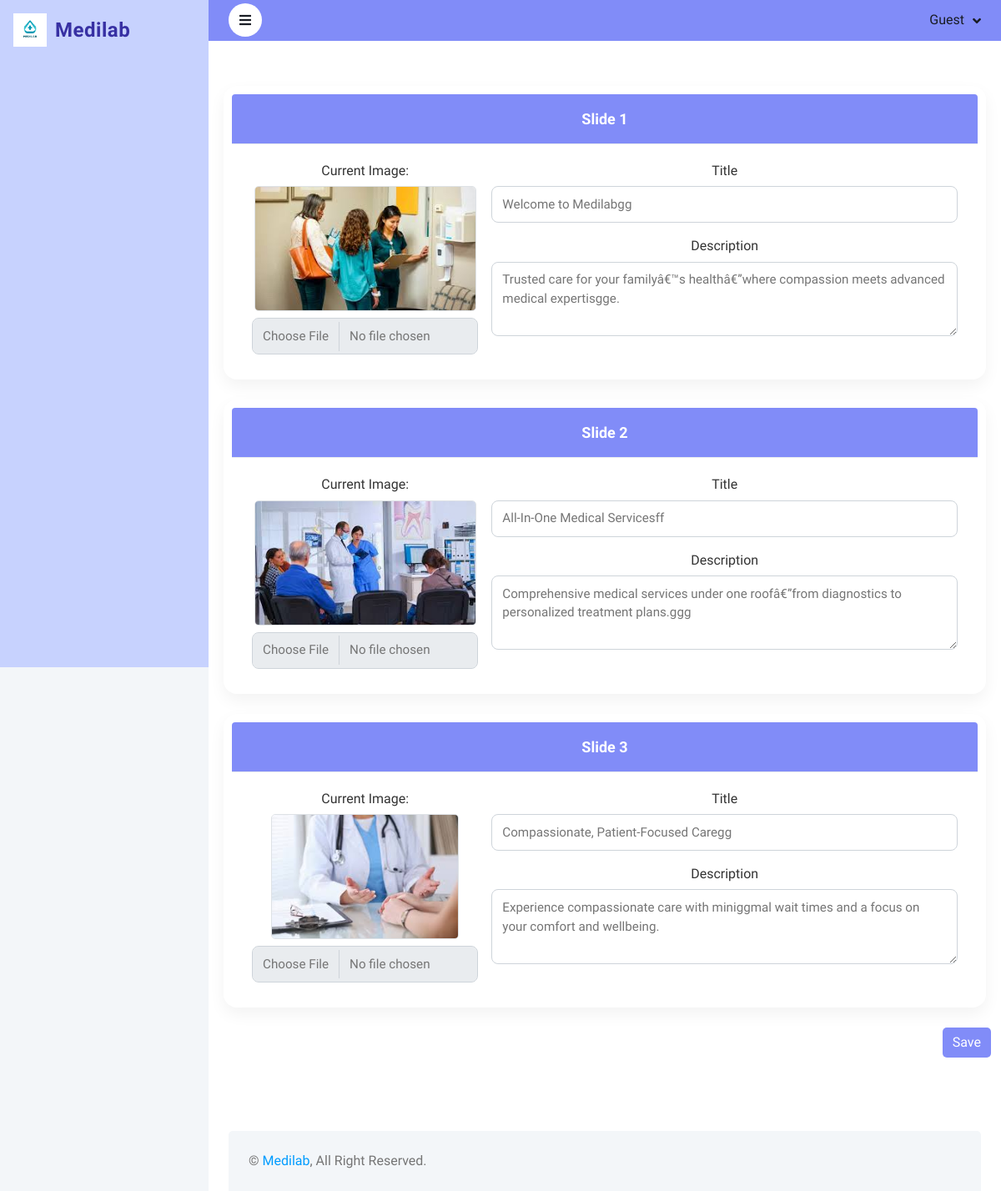
Screenshot of /editcarousel.php with the database file from the repository.
### tables this page shows
CREATE TABLE IF NOT EXISTS `carousel` (
  `id` int(11) NOT NULL AUTO_INCREMENT,
  `image` varchar(255) DEFAULT NULL,
  `title` varchar(255) DEFAULT NULL,
  `description` text,
  PRIMARY KEY (`id`)
);

### editcarousel.php (the view, shortened to what this page needs)
<?php
include 'dp.php';
$result = $conn->query("SELECT * FROM carousel ORDER BY id ASC");
$carousel = [];
if ($result) {
    while ($row = $result->fetch_assoc()) {
        $carousel[] = $row;
    }
}
?>
<?php require('common/head.php') ?>
<body class="bg-light">
<?php require('common/sidebar.php') ?>
<div class="content">
<?php require('common/navbar.php') ?>
<div class="container py-5">
    <form method="POST" enctype="multipart/form-data">
        <?php foreach ($carousel as $index => $item): ?>
            <div class="card mb-4">
                <div class="card-header bg-indigo-400">
                    Slide <?= $index + 1 ?>
                </div>
                <div class="card-body row g-3">
                    <div class="col-md-4 carousel-preview">
                        <label class="form-label">Current Image:</label>
                        <?php if ($item['image']): ?>
                            <img src="uploads/aboutus/<?= htmlspecialchars($item['image']) ?>" class="img-fluid rounded border" alt="Slide Image">
                        <?php else: ?>
                            <div class="border rounded d-flex align-items-center justify-content-center text-muted" style="height:150px;">
                                No image uploaded
                            </div>
                        <?php endif; ?>
                        <input type="file" class="form-control mt-2" name="image[]">
                    </div>
                    <div class="col-md-8">
                        <div class="mb-3">
                            <label class="form-label">Title</label>
                            <input type="text" class="form-control" name="title[]" value="<?= htmlspecialchars($item['title']) ?>">
                        </div>
                        <div class="mb-3">
                            <label class="form-label">Description</label>
                            <textarea class="form-control" name="description[]" rows="3"><?= htmlspecialchars($item['description']) ?></textarea>
                        </div>
                    </div>
                </div>
            </div>
        <?php endforeach; ?>
        <div class="text-end">
        <button type="submit" class="btn btn-indigo-400">Save</button>
    </div>
    </form>
</div>
<?php require('common/footer.php') ?>
</div>
</body>
</html>

### css/style.css (style rules this page uses)
:root { --primary: #009CFF; --light: #F3F6F9; --dark: #191C24; }
.btn { transition: .5s; }
.content { margin-left: 250px; min-height: 100vh; background: #FFFFFF; transition: 0.5s; }
@media (min-width: 992px) { .content { width: calc(100% - 250px); } }

### css/style1.css (style rules this page uses)
* { box-sizing: border-box; }
body { font-family: Arial, sans-serif; background-color: #f4f4f4; }
.card { background: white; border-radius: 6px; box-shadow: 0 1px 5px rgba(0, 0, 0, 0.05); padding: 10px; margin: 6px; flex: 1 1 calc(25% - 12px); text-align: center; }

### editcarousel.php (style rules this page uses)
.carousel-preview img { max-height: 150px; object-fit: cover; }
.bg-indigo-400 { background-color: #818CF8 !important; color: white !important; }
.btn-indigo-400 { background-color: #818CF8 !important; color: white !important; border: none !important; }

### common/head.php (style rules this page uses)
body { background-color: #f8f9fa; }
.card { border-radius: 0.75rem; box-shadow: 0 0.125rem 0.25rem rgb(0 0 0 / 0.075); }
.card-header { background-color: #fff; border-bottom: 1px solid #e9ecef; font-weight: 600; font-size: 1.125rem; padding: 1rem 1.5rem; border-top-left-radius: 0.75rem; border-top-right-radius: 0.75rem; }
.card-body { padding: 1.25rem 1.5rem; }
.card { border-radius: 1rem; box-shadow: 0 0.5rem 1.2rem rgba(0, 0, 0, 0.05); border: none; }
.form-control, .form-select { border-radius: 0.5rem; min-height: 44px; font-size: 0.95rem; padding: 0.6rem 0.75rem; }
.form-label { font-weight: 500; margin-bottom: 0.4rem; color: #333; }

### rows the page displays
carousel: image (picture), title "Welcome to Medilabgg", description "Trusted care for your familyâ€™s healthâ€”where compassion meets advanced medical expertisgge."
carousel: image (picture), title "All-In-One Medical Servicesff", description "Comprehensive medical services under one roofâ€”from diagnostics to personalized treatment plans.ggg"
carousel: image (picture), title "Compassionate, Patient-Focused Caregg", description "Experience compassionate care with miniggmal wait times and a focus on your comfort and wellbeing."

### other values shown
$_SESSION['username'] "Guest"
